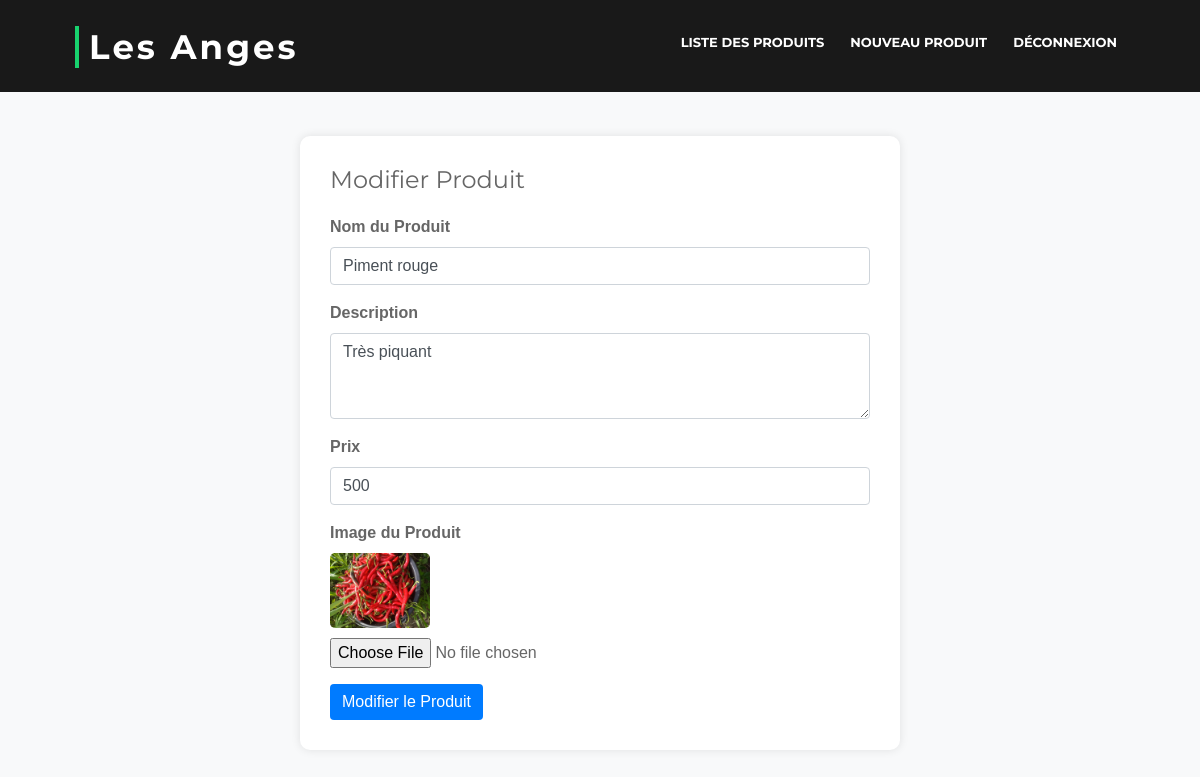
/modifier_produit.php?id=2, run on the app's committed database.
### tables this page shows
CREATE TABLE `produit` (
  `id` int(11) NOT NULL,
  `nom` varchar(255) NOT NULL,
  `description` text NOT NULL,
  `prix` int(20) NOT NULL,
  `image` varchar(255) NOT NULL
);

### modifier_produit.php (the view, shortened to what this page needs)
<?php
include 'connexion.php';
if (isset($_GET['id'])) {
    $id = $_GET['id'];
    $sql = "SELECT * FROM produit WHERE id = ?";
    $stmt = $bdd->prepare($sql);
    $stmt->bindParam(1, $id);
    $stmt->execute();
    $produit = $stmt->fetch(PDO::FETCH_ASSOC);
}
?>
<!DOCTYPE html>
<html lang="fr">
<head>
    <link href="lib/bootstrap/css/bootstrap.min.css" rel="stylesheet">
    <link href="lib/font-awesome/css/font-awesome.min.css" rel="stylesheet">
    <link href="lib/animate/animate.min.css" rel="stylesheet">
    <link href="lib/ionicons/css/ionicons.min.css" rel="stylesheet">
    <link href="lib/owlcarousel/assets/owl.carousel.min.css" rel="stylesheet">
    <link href="lib/lightbox/css/lightbox.min.css" rel="stylesheet">
    <link href="css/style.css" rel="stylesheet">
    <link href="css/styleproduits.css" rel="stylesheet">
</head>
<body>
  <header id="header">
    <div class="container-fluid">
      <div id="logo" class="pull-left">
        <h1><a href="#intro" class="scrollto">Les Anges</a></h1>
      </div>
      <nav id="nav-menu-container">
        <ul class="nav-menu">
          <li><a href="listeproduit.php">Liste des produits</a></li>
          <li><a href="nouveau_produit.php">Nouveau Produit</a></li>
          <li><a href="deconnexion.php">Déconnexion</a></li>
        </ul>
      </nav>
    </div>
  </header>
  <div class="container">
      <div class="form-container">
          <h2>Modifier Produit</h2>
          <form action="modifier_produit.php?id=<?= htmlspecialchars($id); ?>" method="post" enctype="multipart/form-data">
              <div class="form-group">
                  <label for="nom">Nom du Produit</label>
                  <input type="text" class="form-control" id="nom" name="nom" value="<?= htmlspecialchars($produit['nom']); ?>" required>
              </div>
              <div class="form-group">
                  <label for="description">Description</label>
                  <textarea class="form-control" id="description" name="description" rows="3" required><?= htmlspecialchars($produit['description']); ?></textarea>
              </div>
              <div class="form-group">
                  <label for="prix">Prix</label>
                  <input type="text" class="form-control" id="prix" name="prix" value="<?= htmlspecialchars($produit['prix']); ?>" required>
              </div>
              <div class="form-group">
                  <label for="image">Image du Produit</label>
                  <img src="<?= htmlspecialchars($produit['image']); ?>" alt="<?= htmlspecialchars($produit['nom']); ?>" class="product-image">
                  <input type="file" class="form-control-file" id="image" name="image">
              </div>
              <button type="submit" class="btn btn-primary">Modifier le Produit</button>
          </form>
      </div>
  </div>
</body>
</html>

### css/style.css (style rules this page uses)
body { background: #fff; color: #666666; font-family: "Open Sans", sans-serif; }
a { color: #18d26e; transition: 0.5s; }
h1, h2, h3, h4, h5, h6 { font-family: "Montserrat", sans-serif; font-weight: 400; margin: 0 0 20px 0; padding: 0; }
#header { padding: 30px 0; height: 92px; position: fixed; left: 0; top: 0; right: 0; transition: all 0.5s; z-index: 997; }
#header #logo { float: left; }
#header #logo h1 { font-size: 34px; margin: 0; padding: 0; line-height: 1; font-family: "Montserrat", sans-serif; font-weight: 700; letter-spacing: 3px; }
#header #logo h1 a, #header #logo h1 a:hover { color: #fff; padding-left: 10px; border-left: 4px solid #18d26e; }
.nav-menu, .nav-menu * { margin: 0; padding: 0; list-style: none; }
.nav-menu li { position: relative; white-space: nowrap; }
.nav-menu > li { float: left; }
#nav-menu-container { float: right; margin: 0; }
.nav-menu a { padding: 0 8px 10px 8px; text-decoration: none; display: inline-block; color: #fff; font-family: "Montserrat", sans-serif; font-weight: 700; font-size: 13px; text-transform: uppercase; outline: none; }
.nav-menu > li { margin-left: 10px; }
@media (min-width: 1024px) { #header #logo { padding-left: 60px; } }
@media (min-width: 1024px) { #nav-menu-container { padding-right: 60px; } }

### css/styleproduits.css (style rules this page uses)
body { font-family: Arial, sans-serif; margin: 0; padding: 0; box-sizing: border-box; }
header { background-color: rgba(0, 0, 0, 0.9);; color: #fff; padding: 1em 0; }
.container { display: grid; grid-template-columns: repeat(4, 1fr); gap: 1em; padding: 1em; }
button { background-color: #ff0000; color: #fff; border: none; padding: 0.5em 1em; cursor: pointer; }

### modifier_produit.php (style rules this page uses)
body { background-color: #f8f9fa; }
.container { margin-top: 10%; display: flex; justify-content: center; align-items: center; }
.form-container { background: #fff; padding: 30px; border-radius: 10px; box-shadow: 0 0 10px rgba(0, 0, 0, 0.1); width: 100%; max-width: 600px; }
.form-container h2 { margin-bottom: 20px; font-size: 24px; }
.form-group label { font-weight: bold; }
.btn-primary { background-color: #007bff; border: none; }
.product-image { max-width: 100px; margin-bottom: 10px; display: block; border-radius: 5px; }

### data on the page
produit: nom "Piment rouge", description "Très piquant", prix "500", image (picture)
